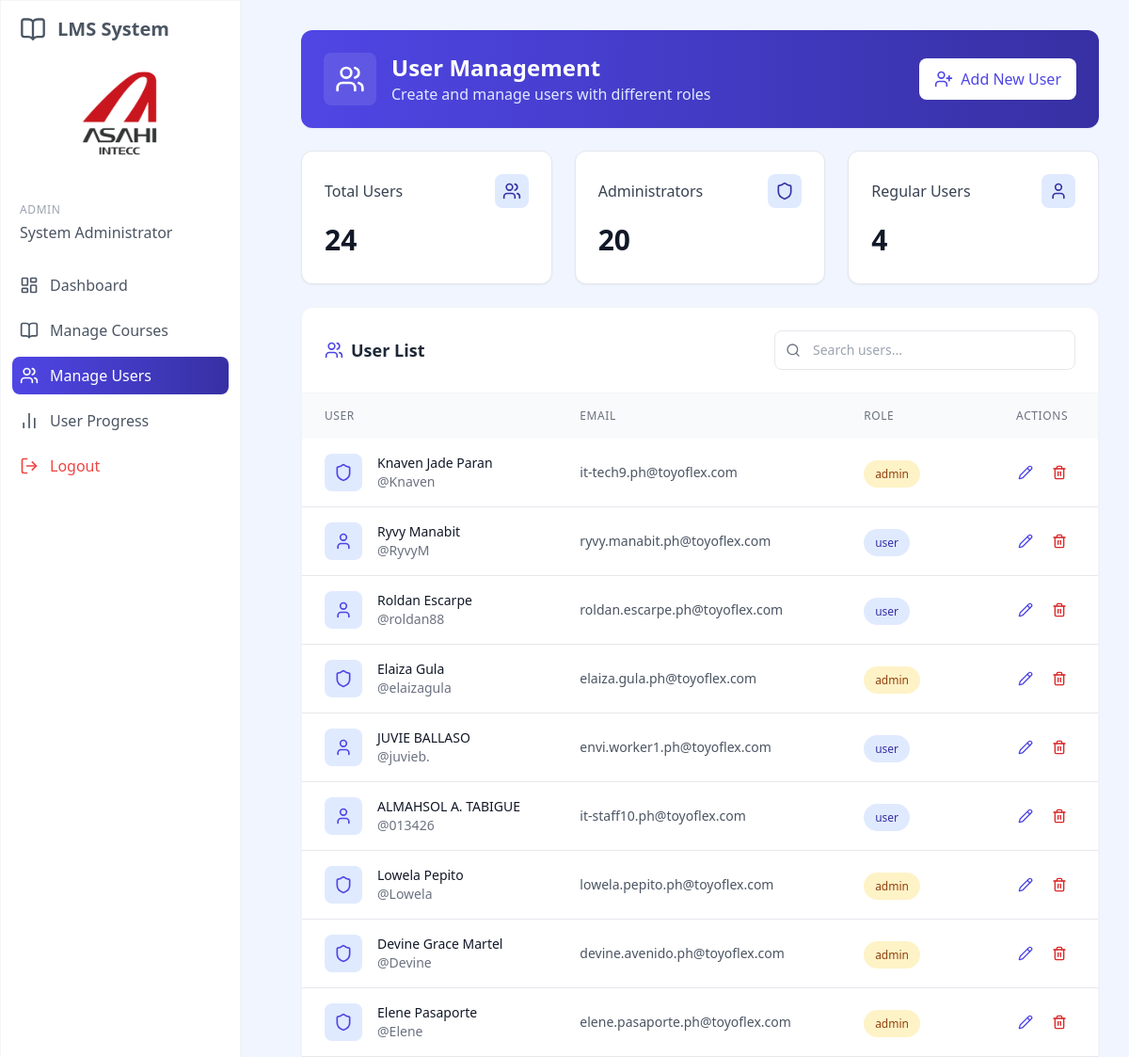
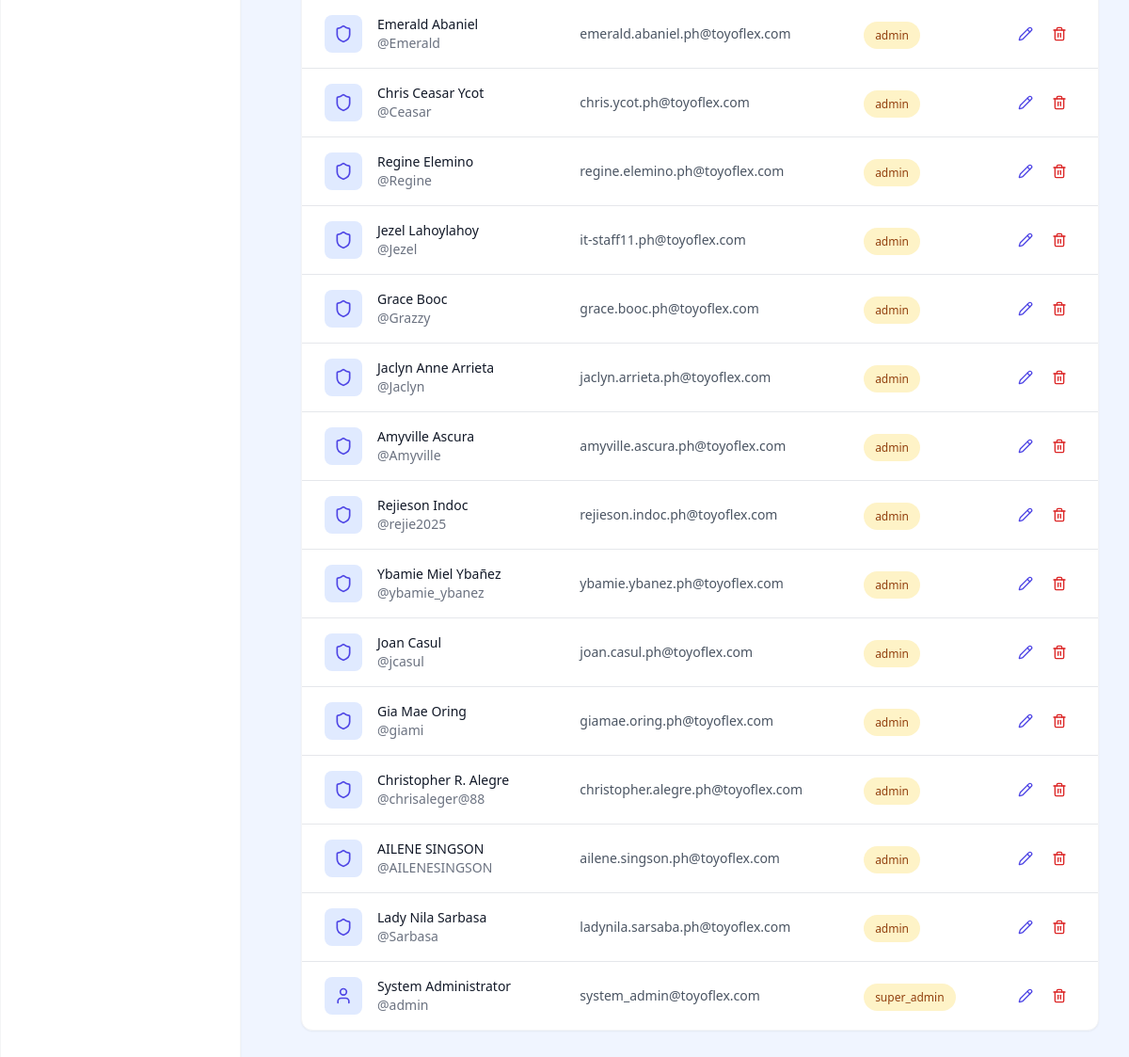
/manage_users.php (signed in), run on the app's committed database (2 pictures, top to bottom).
### tables this page shows
CREATE TABLE `users` (
  `id` int(11) NOT NULL,
  `username` varchar(50) NOT NULL,
  `full_name` varchar(100) NOT NULL,
  `password` varchar(255) NOT NULL,
  `email` varchar(100) NOT NULL,
  `role` enum('admin','user','super_admin') DEFAULT 'user',
  `department` tinyint(11) UNSIGNED DEFAULT NULL,
  `division` tinyint(11) UNSIGNED DEFAULT NULL,
  `position` tinyint(11) UNSIGNED DEFAULT NULL,
  `section` tinyint(11) UNSIGNED DEFAULT NULL,
  `company_group` tinyint(11) UNSIGNED DEFAULT NULL,
  `created_at` timestamp NULL DEFAULT current_timestamp(),
  `updated_at` timestamp NULL DEFAULT current_timestamp() ON UPDATE current_timestamp(),
  `active` tinyint(1) NOT NULL DEFAULT 0
);

### web/manage_users.php (the view, shortened to what this page needs)
<?php
require_once '../config.php';
$search = $_GET['search'] ?? '';
$query = "SELECT id, username, full_name, email, role, created_at
          FROM users
          WHERE (username LIKE ? OR full_name LIKE ? OR email LIKE ?)
          ORDER BY created_at DESC";
$search_param = "%$search%";
$stmt = $conn->prepare($query);
$stmt->bind_param("sss", $search_param, $search_param, $search_param);
$stmt->execute();
$users = $stmt->get_result()->fetch_all(MYSQLI_ASSOC);
include 'includes/header.php';
?>
<!DOCTYPE html>
<html lang="en">
<head>
</head>
<body class="bg-blue-50">
    <div class="p-8 sm:ml-72">
        <div class="container mx-auto">
            <div class="bg-gradient-to-r from-blue-600 to-blue-800 rounded-xl p-6 mb-6 flex justify-between items-center shadow-sm">
                <div class="flex items-center">
                    <div class="bg-white/10 p-3 rounded-lg mr-4">
                        <i data-lucide="users" class="h-8 w-8 text-white"></i>
                    </div>
                    <div>
                        <h1 class="text-2xl font-bold text-white">User Management</h1>
                        <p class="text-blue-100">Create and manage users with different roles</p>
                    </div>
                </div>
                <button class="px-4 py-2.5 bg-white text-blue-600 rounded-lg flex items-center gap-2 transition-all duration-200 font-medium shadow-sm"
                        onclick="showModal('addUserModal')">
                    <i data-lucide="user-plus" class="h-5 w-5"></i>
                    <span>Add New User</span>
                </button>
            </div>
            <div class="grid grid-cols-1 md:grid-cols-3 gap-6 mb-6">
                <div class="bg-white rounded-xl shadow-sm p-6 border border-gray-200 hover:shadow-md transition-all duration-300">
                    <div class="flex items-center justify-between mb-4">
                        <h3 class="text-gray-700 font-medium">Total Users</h3>
                        <div class="bg-blue-100 text-blue-800 p-2 rounded-lg">
                            <i data-lucide="users" class="w-5 h-5"></i>
                        </div>
                    </div>
                    <div class="text-3xl font-bold text-gray-900 mb-1"><?php echo count($users); ?></div>
                </div>
                <div class="bg-white rounded-xl shadow-sm p-6 border border-gray-200 hover:shadow-md transition-all duration-300">
                    <div class="flex items-center justify-between mb-4">
                        <h3 class="text-gray-700 font-medium">Administrators</h3>
                        <div class="bg-blue-100 text-blue-800 p-2 rounded-lg">
                            <i data-lucide="shield" class="w-5 h-5"></i>
                        </div>
                    </div>
                    <div class="text-3xl font-bold text-gray-900 mb-1">
                        <?php
                        $admin_count = 0;
                        foreach ($users as $user) {
                            if ($user['role'] === 'admin' || $user['role'] === 'super_admin') {
                                $admin_count++;
                            }
                        }
                        echo $admin_count;
                        ?>
                    </div>
                </div>
                <div class="bg-white rounded-xl shadow-sm p-6 border border-gray-200 hover:shadow-md transition-all duration-300">
                    <div class="flex items-center justify-between mb-4">
                        <h3 class="text-gray-700 font-medium">Regular Users</h3>
                        <div class="bg-blue-100 text-blue-800 p-2 rounded-lg">
                            <i data-lucide="user" class="w-5 h-5"></i>
                        </div>
                    </div>
                    <div class="text-3xl font-bold text-gray-900 mb-1">
                        <?php
                        $user_count = 0;
                        foreach ($users as $user) {
                            if ($user['role'] === 'user') {
                                $user_count++;
                            }
                        }
                        echo $user_count;
                        ?>
                    </div>
                </div>
            </div>
            <div class="bg-white rounded-xl shadow-sm border border-gray-100 overflow-hidden">
                <div class="p-6 border-b border-gray-100">
                    <div class="flex flex-col md:flex-row justify-between items-center gap-4">
                        <h2 class="text-lg font-semibold text-gray-800 flex items-center">
                            <i data-lucide="users" class="h-5 w-5 text-blue-600 mr-2"></i>
                            User List
                        </h2>
                        <div class="relative max-w-xs w-full">
                            <span class="absolute inset-y-0 left-0 flex items-center pl-3 text-gray-500">
                                <i data-lucide="search" class="h-4 w-4"></i>
                            </span>
                            <input type="search"
                                   class="w-full pl-10 pr-4 py-2.5 border border-gray-200 rounded-lg text-sm focus:outline-none focus:ring-2 focus:ring-blue-500 transition"
                                   id="searchUsers"
                                   placeholder="Search users..."
                                   required>
                        </div>
                    </div>
                </div>
                <div class="overflow-x-auto">
                    <table class="w-full">
                        <thead>
                            <tr class="bg-gray-50 text-left">
                                <th class="px-6 py-4 text-xs font-medium text-gray-500 uppercase tracking-wider">User</th>
                                <th class="px-6 py-4 text-xs font-medium text-gray-500 uppercase tracking-wider">Email</th>
                                <th class="px-6 py-4 text-xs font-medium text-gray-500 uppercase tracking-wider">Role</th>
                                <th class="px-6 py-4 text-xs font-medium text-gray-500 uppercase tracking-wider text-center">Actions</th>
                            </tr>
                        </thead>
                        <tbody class="divide-y divide-gray-200">
                            <?php if (empty($users)): ?>
                                <tr>
                                    <td colspan="4" class="px-6 py-12 text-center">
                                        <div class="flex flex-col items-center justify-center text-gray-500">
                                            <i data-lucide="users-x" class="h-12 w-12 text-gray-300 mb-4"></i>
                                            <h3 class="text-lg font-medium text-gray-900 mb-1">No users found</h3>
                                            <p class="text-gray-500 mb-4">Get started by creating your first user</p>
                                            <button class="px-4 py-2 bg-blue-600 hover:bg-blue-700 text-white rounded-lg flex items-center gap-2 transition text-sm font-medium"
                                                    onclick="showModal('addUserModal')">
                                                <i data-lucide="user-plus" class="h-4 w-4"></i> Add New User
                                            </button>
                                        </div>
                                    </td>
                                </tr>
                            <?php else: ?>
                                <?php foreach ($users as $user): ?>
                                <tr class="hover:bg-blue-50/50 transition-colors">
                                    <td class="px-6 py-4 whitespace-nowrap">
                                        <div class="flex items-center">
                                            <div class="w-10 h-10 flex-shrink-0 bg-blue-100 rounded-lg flex items-center justify-center mr-4">
                                                <i data-lucide="<?php echo $user['role'] === 'admin' ? 'shield' : 'user'; ?>" class="h-5 w-5 text-blue-600"></i>
                                            </div>
                                            <div>
                                                <div class="text-sm font-medium text-gray-900"><?php echo htmlspecialchars($user['full_name']); ?></div>
                                                <div class="text-sm text-gray-500">@<?php echo htmlspecialchars($user['username']); ?></div>
                                            </div>
                                        </div>
                                    </td>
                                    <td class="px-6 py-4 whitespace-nowrap">
                                        <div class="text-sm text-gray-600"><?php echo htmlspecialchars($user['email']); ?></div>
                                    </td>
                                    <td class="px-6 py-4 whitespace-nowrap">
                                        <span class="px-3 py-1.5 text-xs font-medium rounded-full
                                            <?php echo $user['role'] === 'admin' || $user['role'] === 'super_admin' ? 'bg-amber-100 text-amber-800' : 'bg-blue-100 text-blue-800'; ?>">
                                            <?php echo htmlspecialchars($user['role']); ?>
                                        </span>
                                    </td>
                                    <td class="px-6 py-4 whitespace-nowrap text-center">
                                        <div class="flex justify-center items-center space-x-2">
                                            <?php if ($_SESSION['role'] == 'super_admin'): ?>
                                                <button class="p-1.5 text-blue-600 hover:text-blue-800 hover:bg-blue-50 rounded-lg transition-colors"
                                                        onclick="openEditUserModal(<?php echo $user['id']; ?>, '<?php echo htmlspecialchars($user['username']); ?>', '<?php echo htmlspecialchars($user['email']); ?>', '<?php echo htmlspecialchars($user['full_name']); ?>', '<?php echo htmlspecialchars($user['role']); ?>')"
                                                        title="Edit User">
                                                    <i data-lucide="pencil" class="h-4 w-4"></i>
                                                </button>
                                                <button class="p-1.5 text-red-600 hover:text-red-800 hover:bg-red-50 rounded-lg transition-colors"
                                                        onclick="openDeleteUserModal(<?php echo $user['id']; ?>, '<?php echo htmlspecialchars($user['full_name']); ?>')"
                                                        title="Delete User">
                                                    <i data-lucide="trash-2" class="h-4 w-4"></i>
                                                </button>
                                            <?php else: ?>
                                                <span class="text-xs text-gray-400 italic">Not Allowed</span>
                                            <?php endif; ?>
                                        </div>
                                    </td>
                                </tr>
                                <?php endforeach; ?>
                            <?php endif; ?>
                        </tbody>
                    </table>
                </div>
            </div>
        </div>
    </div>
</body>
</html>

### data on the page
users: full_name "Knaven Jade Paran", username "Knaven", email "it-tech9.ph@toyoflex.com", role "admin"
users: full_name "Ryvy Manabit", username "RyvyM", email "ryvy.manabit.ph@toyoflex.com", role "user"
users: full_name "Roldan Escarpe", username "roldan88", email "roldan.escarpe.ph@toyoflex.com", role "user"
users: full_name "Elaiza Gula", username "elaizagula", email "elaiza.gula.ph@toyoflex.com", role "admin"
users: full_name "JUVIE BALLASO", username "juvieb.", email "envi.worker1.ph@toyoflex.com", role "user"
users: full_name "ALMAHSOL A. TABIGUE", username "013426", email "it-staff10.ph@toyoflex.com", role "user"
users: full_name "Lowela Pepito", username "Lowela", email "lowela.pepito.ph@toyoflex.com", role "admin"
users: full_name "Devine Grace Martel", username "Devine", email "devine.avenido.ph@toyoflex.com", role "admin"
users: full_name "Elene Pasaporte", username "Elene", email "elene.pasaporte.ph@toyoflex.com", role "admin"
users: full_name "Emerald Abaniel", username "Emerald", email "emerald.abaniel.ph@toyoflex.com", role "admin"
users: full_name "Chris Ceasar Ycot", username "Ceasar", email "chris.ycot.ph@toyoflex.com", role "admin"
users: full_name "Regine Elemino", username "Regine", email "regine.elemino.ph@toyoflex.com", role "admin"
users: full_name "Jezel Lahoylahoy", username "Jezel", email "it-staff11.ph@toyoflex.com", role "admin"
users: full_name "Grace Booc", username "Grazzy", email "grace.booc.ph@toyoflex.com", role "admin"
users: full_name "Jaclyn Anne Arrieta", username "Jaclyn", email "jaclyn.arrieta.ph@toyoflex.com", role "admin"
users: full_name "Amyville Ascura", username "Amyville", email "amyville.ascura.ph@toyoflex.com", role "admin"
users: full_name "Rejieson Indoc", username "rejie2025", email "rejieson.indoc.ph@toyoflex.com", role "admin"
users: full_name "Ybamie Miel Ybañez", username "ybamie_ybanez", email "ybamie.ybanez.ph@toyoflex.com", role "admin"
users: full_name "Joan Casul", username "jcasul", email "joan.casul.ph@toyoflex.com", role "admin"
users: full_name "Gia Mae Oring", username "giami", email "giamae.oring.ph@toyoflex.com", role "admin"
users: full_name "Christopher R. Alegre", username "chrisaleger@88", email "christopher.alegre.ph@toyoflex.com", role "admin"
users: full_name "AILENE SINGSON", username "AILENESINGSON", email "ailene.singson.ph@toyoflex.com", role "admin"
users: full_name "Lady Nila Sarbasa", username "Sarbasa", email "ladynila.sarsaba.ph@toyoflex.com", role "admin"
users: full_name "System Administrator", username "admin", email "system_admin@toyoflex.com", role "super_admin"

### other printed values
$_SESSION['full_name'] "System Administrator"
count($users) "24"
$admin_count "20"
$user_count "4"
